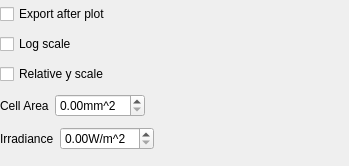
           <widget class="QWidget" name="stabilityPage">
            <widget class="QWidget" name="layoutWidget">
             <property name="geometry">
              <rect>
               <x>0</x>
               <y>0</y>
               <width>340</width>
               <height>157</height>
              </rect>
             </property>
             <layout class="QVBoxLayout" name="verticalLayout_4">
              <item>
               <widget class="QCheckBox" name="stabilityExportAfterPlot">
                <property name="text">
                 <string>Export after plot</string>
                </property>
                <property name="alias" stdset="0">
                 <string>export</string>
                </property>
               </widget>
              </item>
              <item>
               <widget class="QCheckBox" name="log_time">
                <property name="text">
                 <string>Log scale</string>
                </property>
                <property name="alias" stdset="0">
                 <string>log_time</string>
                </property>
               </widget>
              </item>
              <item>
               <widget class="QCheckBox" name="relative">
                <property name="text">
                 <string>Relative y scale</string>
                </property>
                <property name="alias" stdset="0">
                 <string>relative</string>
                </property>
               </widget>
              </item>
              <item>
               <layout class="QHBoxLayout" name="horizontalLayout_8">
                <item>
                 <widget class="QLabel" name="label_3">
                  <property name="text">
                   <string>Cell Area</string>
                  </property>
                 </widget>
                </item>
                <item>
                 <widget class="QDoubleSpinBox" name="doubleSpinBox_2">
                  <property name="prefix">
                   <string/>
                  </property>
                  <property name="suffix">
                   <string>mm^2</string>
                  </property>
                  <property name="alias" stdset="0">
                   <string>cell_area</string>
                  </property>
                 </widget>
                </item>
                <item>
                 <spacer name="horizontalSpacer">
                  <property name="orientation">
                   <enum>Qt::Horizontal</enum>
                  </property>
                  <property name="sizeHint" stdset="0">
                   <size>
                    <width>40</width>
                    <height>20</height>
                   </size>
                  </property>
                 </spacer>
                </item>
               </layout>
              </item>
              <item>
               <layout class="QHBoxLayout" name="horizontalLayout_6">
                <item>
                 <widget class="QLabel" name="label_2">
                  <property name="text">
                   <string>Irradiance</string>
                  </property>
                 </widget>
                </item>
                <item>
                 <widget class="QDoubleSpinBox" name="doubleSpinBox">
                  <property name="prefix">
                   <string/>
                  </property>
                  <property name="suffix">
                   <string>W/m^2</string>
                  </property>
                  <property name="alias" stdset="0">
                   <string>irradiance</string>
                  </property>
                 </widget>
                </item>
                <item>
                 <spacer name="horizontalSpacer_4">
                  <property name="orientation">
                   <enum>Qt::Horizontal</enum>
                  </property>
                  <property name="sizeHint" stdset="0">
                   <size>
                    <width>40</width>
                    <height>20</height>
                   </size>
                  </property>
                 </spacer>
                </item>
               </layout>
              </item>
             </layout>
            </widget>
           </widget>
